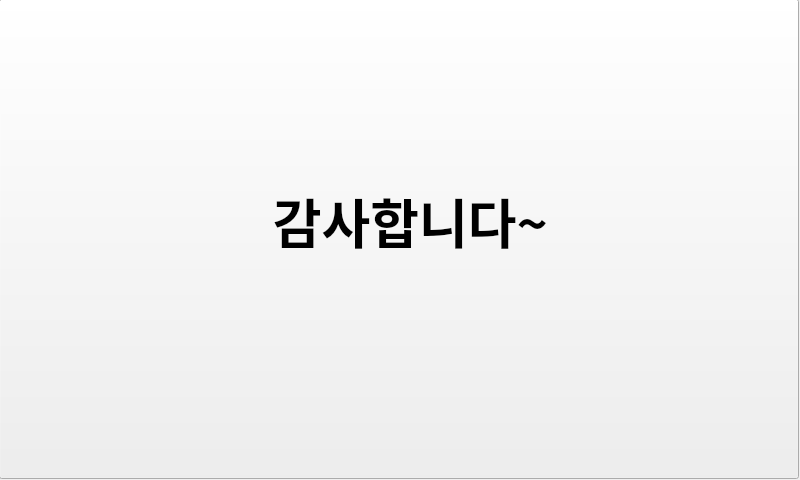
<?xml version="1.0" encoding="UTF-8"?>
<ui version="4.0">
 <class>FinishWindow</class>
 <widget class="QMainWindow" name="FinishWindow">
  <property name="geometry">
   <rect>
    <x>0</x>
    <y>0</y>
    <width>800</width>
    <height>480</height>
   </rect>
  </property>
  <property name="windowTitle">
   <string>MainWindow</string>
  </property>
  <widget class="QWidget" name="centralwidget">
   <widget class="QLabel" name="label_finish_title">
    <property name="geometry">
     <rect>
      <x>100</x>
      <y>150</y>
      <width>621</width>
      <height>141</height>
     </rect>
    </property>
    <property name="palette">
     <palette>
      <active>
       <colorrole role="Text">
        <brush brushstyle="SolidPattern">
         <color alpha="255">
          <red>121</red>
          <green>11</green>
          <blue>255</blue>
         </color>
        </brush>
       </colorrole>
      </active>
      <inactive>
       <colorrole role="Text">
        <brush brushstyle="SolidPattern">
         <color alpha="255">
          <red>121</red>
          <green>11</green>
          <blue>255</blue>
         </color>
        </brush>
       </colorrole>
      </inactive>
      <disabled>
       <colorrole role="Text">
        <brush brushstyle="SolidPattern">
         <color alpha="255">
          <red>120</red>
          <green>120</green>
          <blue>120</blue>
         </color>
        </brush>
       </colorrole>
      </disabled>
     </palette>
    </property>
    <property name="font">
     <font>
      <family>야놀자 야체 B</family>
      <pointsize>40</pointsize>
      <weight>75</weight>
      <bold>true</bold>
     </font>
    </property>
    <property name="text">
     <string>감사합니다~</string>
    </property>
    <property name="alignment">
     <set>Qt::AlignCenter</set>
    </property>
   </widget>
   <widget class="QPushButton" name="pushButton_finish">
    <property name="geometry">
     <rect>
      <x>-1</x>
      <y>-1</y>
      <width>800</width>
      <height>480</height>
     </rect>
    </property>
    <property name="styleSheet">
     <string notr="true">border-image: url(:/newPrefix/image/juicebro.jpg);</string>
    </property>
    <property name="text">
     <string/>
    </property>
   </widget>
   <zorder>pushButton_finish</zorder>
   <zorder>label_finish_title</zorder>
  </widget>
 </widget>
 <resources>
  <include location="xz.qrc"/>
 </resources>
 <connections/>
</ui>
